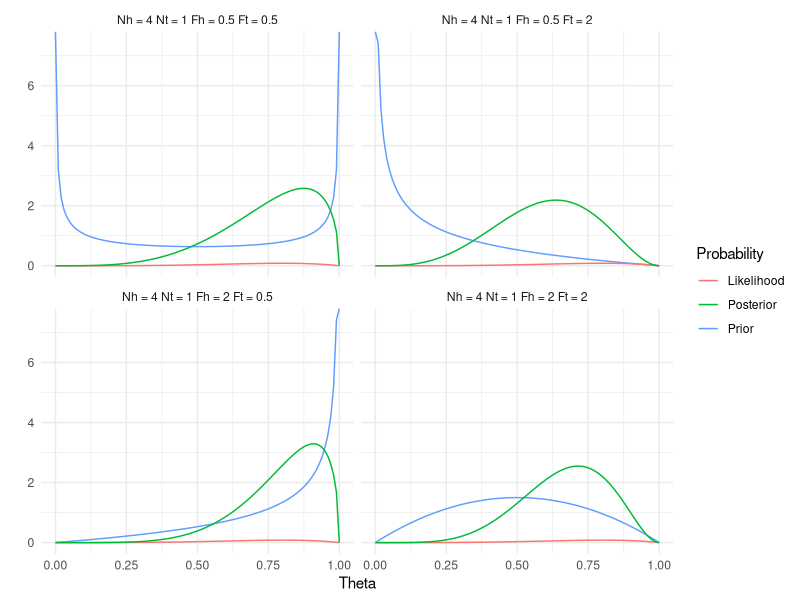

Source code (R):
##########################################
# CISC - 863 Statistical Machine Learning
# Rohit Ravishankar
# rr9105@rit.edu
##########################################

# Graphing packages
library(ggplot2)
library(dplyr)

i = 1 # To account for iterations
Nh = 4  # Number of heads observed
Nt = 1  # Number of tails observed

# Data Frame to store the results of the prior, likelihood and posterior
df_list = list()

# Fh and Ft represent the fictitious head and fictitious tail value
for(Fh in c(0.5, 2)){
  for(Ft in c(0.5, 2)){
    theta = seq(0, 1, 0.01)
    
    # Calculating the prior, likelihood and posterior values
    prior = dbeta(theta, shape1=Fh, shape2=Ft)
    likelihood = ((theta^Nh) * ((1-theta)^Nt))
    posterior = dbeta(theta, shape1 = Nh+Fh, shape2=Nt+Ft)
    
    # Preparing data frame
    df_list[[i]] = data.frame(theta=theta, prior=prior, likelihood=likelihood, posterior = posterior, group = paste("Nh =", Nh, "Nt =", Nt, "Fh =", Fh, "Ft =", Ft))
    i = i + 1
  }
}



df = bind_rows(df_list)
ggplot(df, aes(theta)) + 
  geom_line(aes(y = prior, color = "red")) +
  geom_line(aes(y = likelihood, color = "blue")) +
  geom_line(aes(y = posterior, color = "green")) +
  facet_wrap(~ group)+
  scale_color_discrete(name = "Probability", labels = c("Likelihood", "Posterior", "Prior"))+
  theme_minimal()+
  ylab("")+
  xlab("Theta")